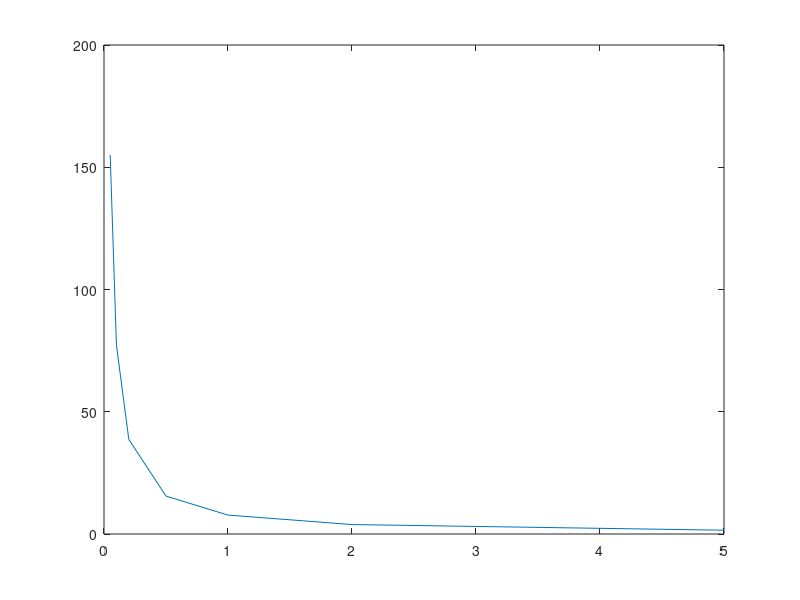

Source code (MATLAB):
%plotting the variation of electric field with distance for GSM 900

y=[155, 77.4, 38.7, 15.5, 7.74, 3.87, 1.55];
x=[0.05, 0.10, 0.20, 0.50, 1, 2, 5];
plot(x,y)
y1=interp1(x,y,0.02,'pchip')
y2=interp1(x,y,0.02,'linear','extrap')

y3=interp1(x,y,0,'pchip')
y4=interp1(x,y,0,'linear','extrap')

y5=interp1(x,y,0.1,'pchip')
y6=interp1(x,y,0.1,'linear','extrap')